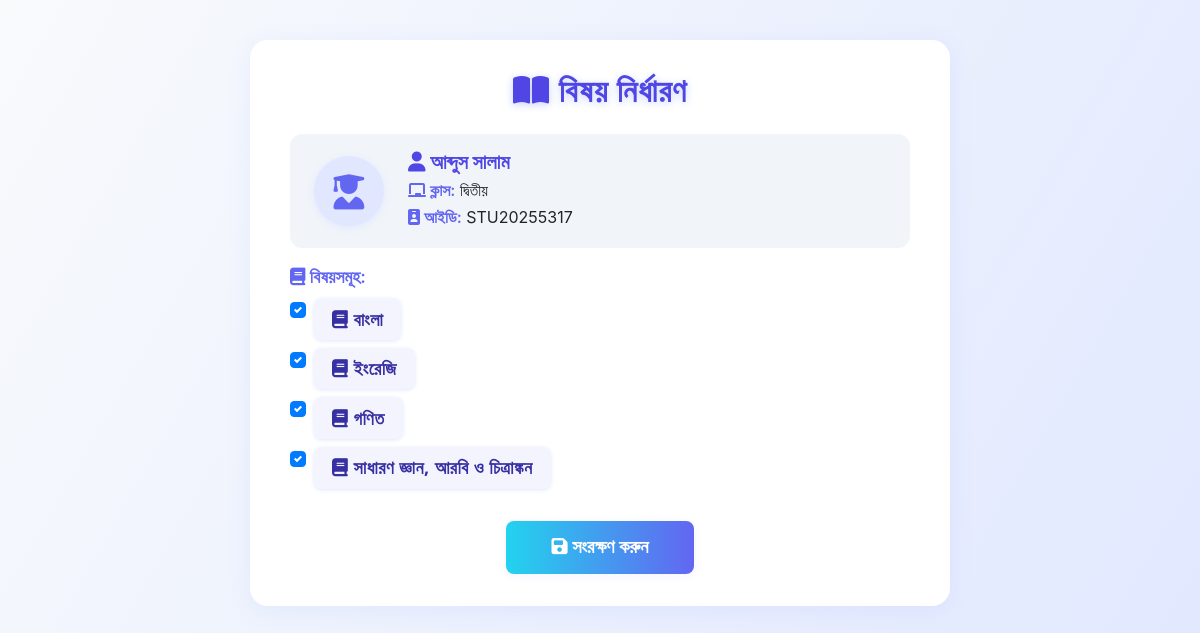
The page /admin/subject_assign.php?student_id=STU20255317 (signed in) on the database its author committed.
### tables this page shows
CREATE TABLE `students` (
  `id` int(11) NOT NULL,
  `student_id` varchar(20) NOT NULL,
  `first_name` varchar(50) NOT NULL,
  `last_name` varchar(50) NOT NULL,
  `father_name` varchar(100) DEFAULT NULL,
  `mother_name` varchar(100) DEFAULT NULL,
  `guardian_name` varchar(100) DEFAULT NULL,
  `guardian_relation` varchar(50) DEFAULT NULL,
  `birth_certificate_no` varchar(50) DEFAULT NULL,
  `date_of_birth` date NOT NULL,
  `gender` enum('male','female','other') NOT NULL,
  `blood_group` varchar(5) DEFAULT NULL,
  `religion` varchar(20) DEFAULT NULL,
  `present_address` text DEFAULT NULL,
  `permanent_address` text DEFAULT NULL,
  `mobile_number` varchar(20) DEFAULT NULL,
  `address` text DEFAULT NULL,
  `city` varchar(50) DEFAULT NULL,
  `country` varchar(50) DEFAULT NULL,
  `photo` varchar(255) DEFAULT NULL,
  `class_id` int(11) NOT NULL,
  `section_id` int(11) NOT NULL,
  `roll_number` int(11) DEFAULT NULL,
  `guardian_id` int(11) DEFAULT NULL,
  `year_id` int(5) NOT NULL,
  `admission_date` date DEFAULT NULL,
  `status` enum('active','inactive','graduated') DEFAULT 'active',
  `created_at` timestamp NOT NULL DEFAULT current_timestamp(),
  `updated_at` timestamp NOT NULL DEFAULT current_timestamp() ON UPDATE current_timestamp()
);

CREATE TABLE `classes` (
  `id` int(11) NOT NULL,
  `name` varchar(50) NOT NULL,
  `numeric_value` int(11) DEFAULT NULL,
  `capacity` int(11) DEFAULT NULL,
  `room_number` varchar(20) DEFAULT NULL,
  `class_teacher_id` int(11) DEFAULT NULL,
  `monthly_fee` decimal(10,2) DEFAULT 0.00,
  `admission_fee` decimal(10,2) DEFAULT 0.00,
  `status` enum('active','inactive') DEFAULT 'active',
  `created_at` timestamp NOT NULL DEFAULT current_timestamp(),
  `updated_at` timestamp NOT NULL DEFAULT current_timestamp() ON UPDATE current_timestamp()
);

CREATE TABLE `subjects` (
  `id` int(11) NOT NULL,
  `name` varchar(100) NOT NULL,
  `code` varchar(20) DEFAULT NULL,
  `description` text DEFAULT NULL,
  `status` varchar(10) DEFAULT NULL,
  `created_at` timestamp NOT NULL DEFAULT current_timestamp(),
  `updated_at` timestamp NOT NULL DEFAULT current_timestamp() ON UPDATE current_timestamp()
);

### admin/subject_assign.php (the view, shortened to what this page needs)
<?php
require_once '../config.php';
$searched_student_id = '';
if (isset($_GET['student_id']) && trim($_GET['student_id']) !== '') {
    $searched_student_id = trim($_GET['student_id']);
} elseif (isset($_GET['search_student_id']) && trim($_GET['search_student_id']) !== '') {
    $searched_student_id = trim($_GET['search_student_id']);
}
$selected_student = null;
$class_subjects = [];
if ($searched_student_id !== '') {
    $stmt = $pdo->prepare("SELECT st.*, c.name as class_name FROM students st JOIN classes c ON st.class_id = c.id WHERE st.student_id = ?");
    $stmt->execute([$searched_student_id]);
    $selected_student = $stmt->fetch();
    if ($selected_student) {
        $class_subjects = $pdo->prepare("SELECT s.id, s.name FROM subjects s JOIN class_subjects cs ON cs.subject_id = s.id WHERE cs.class_id = ? AND s.status = 'active' ORDER BY cs.numeric_value");
        $class_subjects->execute([$selected_student['class_id']]);
        $class_subjects = $class_subjects->fetchAll();
    }
}
?>
<!DOCTYPE html>
<html lang="en">
<head>
    <link rel="stylesheet" href="https://cdn.jsdelivr.net/npm/bootstrap@4.6.0/dist/css/bootstrap.min.css">
    <link rel="stylesheet" href="https://cdnjs.cloudflare.com/ajax/libs/font-awesome/6.4.0/css/all.min.css">
</head>
<body>
<div class="container">
    <div class="main-card mx-auto" style="max-width: 700px;">
        <h2 class="mb-4 text-center" style="color:#4f46e5;font-weight:700;letter-spacing:1px;text-shadow:0 2px 8px #c7d2fe"><i class="fas fa-book-open"></i> বিষয় নির্ধারণ</h2>
        <?php if ($selected_student): ?>
            <div class="student-info mb-3 d-flex align-items-center" style="gap:1.5rem;">
                <div style="flex:0 0 70px;">
                    <div style="width:70px;height:70px;border-radius:50%;background:#e0e7ff;display:flex;align-items:center;justify-content:center;font-size:2.2rem;color:#6366f1;box-shadow:0 2px 8px #e0e7ff;">
                        <i class="fas fa-user-graduate"></i>
                    </div>
                </div>
                <div>
                    <h5 style="margin-bottom:0.2rem;"><i class="fas fa-user"></i> <?php echo htmlspecialchars($selected_student['first_name'] . ' ' . $selected_student['last_name']); ?></h5>
                    <p style="margin-bottom:0.2rem"><span style="color:#6366f1;font-weight:600"><i class="fas fa-chalkboard"></i> ক্লাস:</span> <?php echo htmlspecialchars($selected_student['class_name']); ?></p>
                    <p style="margin-bottom:0.2rem"><span style="color:#6366f1;font-weight:600"><i class="fas fa-id-badge"></i> আইডি:</span> <?php echo htmlspecialchars($selected_student['student_id']); ?></p>
                </div>
            </div>
            <form method="post">
                <div class="form-group mb-4">
                    <label style="font-weight:600;color:#6366f1;font-size:1.1rem"><i class="fas fa-book"></i> বিষয়সমূহ:</label>
                    <?php if ($class_subjects): ?>
                        <div class="row" style="max-width:400px;">
                            <?php foreach ($class_subjects as $subject): ?>
                                <div class="col-12 mb-2">
                                    <div class="custom-control custom-checkbox" style="font-size:1.13rem;font-family:'Segoe UI',Arial,sans-serif;">
                                        <label class="custom-control-label" for="subject_<?php echo $subject['id']; ?>" style="font-weight:600;letter-spacing:0.5px;cursor:pointer;color:#3730a3;background:rgba(99,102,241,0.07);padding:0.4em 1em;border-radius:8px;box-shadow:0 1px 4px #e0e7ff;">
                                            <i class="fas fa-book"></i> <?php echo htmlspecialchars($subject['name']); ?>
                                        </label>
                                    </div>
                                </div>
                            <?php endforeach; ?>
                        </div>
                    <?php else: ?>
                        <span class="no-subjects"><i class="fas fa-exclamation-circle"></i> এই ক্লাসের জন্য কোনো বিষয় পাওয়া যায়নি।</span>
                    <?php endif; ?>
                </div>
                <div class="text-center">
                    <button type="submit" class="save-btn" style="font-size:1.15rem;padding:0.7em 2.5em;"><i class="fas fa-save"></i> সংরক্ষণ করুন</button>
                </div>
            </form>
        <?php endif; ?>
    </div>
</div>
</body>
</html>

### admin/subject_assign.php (style rules this page uses)
body { background: linear-gradient(120deg, #f8fafc 0%, #e0e7ff 100%); min-height: 100vh; }
.main-card { background: #fff; border-radius: 18px; box-shadow: 0 4px 24px rgba(80, 112, 255, 0.08); padding: 2rem 2.5rem; margin-top: 40px; }
.student-info { background: #f1f5f9; border-radius: 12px; padding: 1rem 1.5rem; margin-bottom: 1.5rem; }
.student-info h5 { color: #4f46e5; font-weight: 700; }
.save-btn { background: linear-gradient(90deg, #22d3ee 0%, #6366f1 100%); border: none; color: #fff; font-weight: 600; border-radius: 8px; padding: 0.6em 2em; font-size: 1.1rem; box-shadow: 0 2px 8px rgba(99,102,241,0.08); transition: background 0.2s; }

### rows shown on the page
students: first_name+last_name "আব্দুস সালাম", class.name "দ্বিতীয়", student "STU20255317"
subjects: name "বাংলা"
subjects: name "ইংরেজি"
subjects: name "গণিত"
subjects: name "সাধারণ জ্ঞান, আরবি ও চিত্রাঙ্কন"
